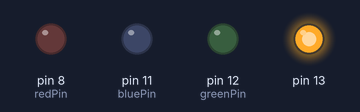
Recording of a sketch running on a simulated Arduino Uno, built with avr-gcc and run on an emulated ATmega328P. Shown: output pins drawn as LEDs (lit = HIGH).

Above: at 0.2 s.
At 1.2 s:
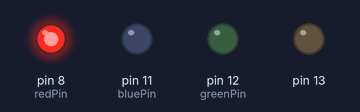
At 2.2 s:
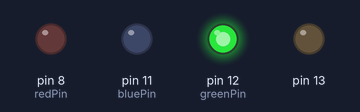
At 3.2 s:
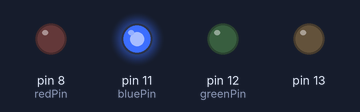
At 4.7 s:
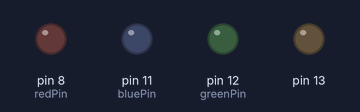
Timing chart, 0 to 5.2 s (numbered marks = the images above):
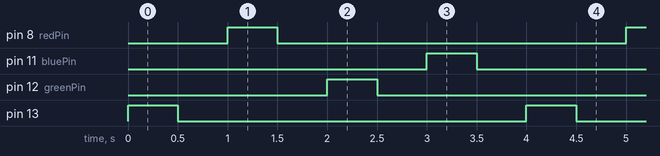

The sketch:

lab1.ino
```cpp
/*
* Nancy
*
* Lab1 - Get started with Arduino
*
* This lab is expecting LEDs on pin 13, 11, 10.
* This code sets pins 13, 11, 10 as aoutput.
* It turn on, wait, turn off, waits the pin 3
* References - https://www.arduino.cc/en/Tutorial/Blink
*
*/

int redPin = 8;
int greenPin = 12;
int bluePin =11;
// the setup function runs once when you press reset or power the board
void setup() {
  // initialize digital pin LED_BUILTIN as an output.
  pinMode(13, OUTPUT);
  pinMode(redPin, OUTPUT);
  pinMode(greenPin, OUTPUT);
  pinMode(bluePin, OUTPUT);
}

// the loop function runs over and over again forever
void loop() {

  digitalWrite(13, HIGH);
  delay(500);
  digitalWrite(13, LOW);
  delay(500);
  digitalWrite(redPin, HIGH);
  delay(500);
  digitalWrite(redPin, LOW);
  delay(500);

  digitalWrite(greenPin, HIGH);
  delay(500);
  digitalWrite(greenPin, LOW);
  delay(500);

  digitalWrite(bluePin, HIGH);
  delay(500);
  digitalWrite(bluePin, LOW);
  delay(500);                       // wait for a second
}
```

Measured:
- by itself, pin 8 (redPin), pin 11 (bluePin), pin 12 (greenPin), pin 13: alternates HIGH for 0.50 s and LOW for 3.5 s
- by itself, everything shown: repeats every 4.0 s, in 8 steps
